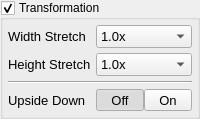
            <widget class="QGroupBox" name="groupBoxTransformation">
             <property name="title">
              <string>Transformation</string>
             </property>
             <property name="checkable">
              <bool>true</bool>
             </property>
             <layout class="QGridLayout" name="gridLayout_20">
              <property name="leftMargin">
               <number>5</number>
              </property>
              <property name="topMargin">
               <number>5</number>
              </property>
              <property name="rightMargin">
               <number>5</number>
              </property>
              <property name="bottomMargin">
               <number>5</number>
              </property>
              <item row="0" column="0">
               <widget class="QFrame" name="frameAspectRatio">
                <layout class="QVBoxLayout" name="verticalLayout_7">
                 <property name="spacing">
                  <number>5</number>
                 </property>
                 <property name="leftMargin">
                  <number>0</number>
                 </property>
                 <property name="topMargin">
                  <number>0</number>
                 </property>
                 <property name="rightMargin">
                  <number>0</number>
                 </property>
                 <property name="bottomMargin">
                  <number>0</number>
                 </property>
                 <item>
                  <layout class="QGridLayout" name="gridLayout_21">
                   <item row="3" column="0">
                    <widget class="QLabel" name="UpsideDownLabel">
                     <property name="font">
                      <font>
                       <pointsize>10</pointsize>
                      </font>
                     </property>
                     <property name="text">
                      <string>Upside Down</string>
                     </property>
                    </widget>
                   </item>
                   <item row="0" column="0">
                    <widget class="QLabel" name="label_8">
                     <property name="font">
                      <font>
                       <pointsize>10</pointsize>
                      </font>
                     </property>
                     <property name="text">
                      <string>Width Stretch</string>
                     </property>
                    </widget>
                   </item>
                   <item row="0" column="1">
                    <widget class="QComboBox" name="comboBoxHStretch">
                     <property name="sizePolicy">
                      <sizepolicy hsizetype="Ignored" vsizetype="Fixed">
                       <horstretch>0</horstretch>
                       <verstretch>0</verstretch>
                      </sizepolicy>
                     </property>
                     <property name="font">
                      <font>
                       <pointsize>10</pointsize>
                      </font>
                     </property>
                     <item>
                      <property name="text">
                       <string>1.0x</string>
                      </property>
                     </item>
                     <item>
                      <property name="text">
                       <string>1.33x</string>
                      </property>
                     </item>
                     <item>
                      <property name="text">
                       <string>1.5x</string>
                      </property>
                     </item>
                     <item>
                      <property name="text">
                       <string>1.75x</string>
                      </property>
                     </item>
                     <item>
                      <property name="text">
                       <string>1.8x</string>
                      </property>
                     </item>
                     <item>
                      <property name="text">
                       <string>2.0x</string>
                      </property>
                     </item>
                    </widget>
                   </item>
                   <item row="1" column="1">
                    <widget class="QComboBox" name="comboBoxVStretch">
                     <property name="sizePolicy">
                      <sizepolicy hsizetype="Ignored" vsizetype="Fixed">
                       <horstretch>0</horstretch>
                       <verstretch>0</verstretch>
                      </sizepolicy>
                     </property>
                     <property name="font">
                      <font>
                       <pointsize>10</pointsize>
                      </font>
                     </property>
                     <property name="layoutDirection">
                      <enum>Qt::LeftToRight</enum>
                     </property>
                     <property name="sizeAdjustPolicy">
                      <enum>QComboBox::AdjustToContentsOnFirstShow</enum>
                     </property>
                     <item>
                      <property name="text">
                       <string>1.0x</string>
                      </property>
                     </item>
                     <item>
                      <property name="text">
                       <string>1.67x</string>
                      </property>
                     </item>
                     <item>
                      <property name="text">
                       <string>3.0x</string>
                      </property>
                     </item>
                     <item>
                      <property name="text">
                       <string>0.33x</string>
                      </property>
                     </item>
                    </widget>
                   </item>
                   <item row="1" column="0">
                    <widget class="QLabel" name="label_7">
                     <property name="sizePolicy">
                      <sizepolicy hsizetype="Fixed" vsizetype="Preferred">
                       <horstretch>0</horstretch>
                       <verstretch>0</verstretch>
                      </sizepolicy>
                     </property>
                     <property name="font">
                      <font>
                       <pointsize>10</pointsize>
                      </font>
                     </property>
                     <property name="text">
                      <string>Height Stretch</string>
                     </property>
                    </widget>
                   </item>
                   <item row="2" column="0" colspan="2">
                    <widget class="Line" name="line_12">
                     <property name="orientation">
                      <enum>Qt::Horizontal</enum>
                     </property>
                    </widget>
                   </item>
                   <item row="3" column="1">
                    <widget class="QFrame" name="toolButtonUpsideDown">
                     <layout class="QHBoxLayout" name="horizontalLayout_29">
                      <property name="spacing">
                       <number>0</number>
                      </property>
                      <property name="leftMargin">
                       <number>0</number>
                      </property>
                      <property name="topMargin">
                       <number>0</number>
                      </property>
                      <property name="rightMargin">
                       <number>0</number>
                      </property>
                      <property name="bottomMargin">
                       <number>0</number>
                      </property>
                      <item>
                       <widget class="ColorToolButton" name="toolButtonUpsideDownOff">
                        <property name="sizePolicy">
                         <sizepolicy hsizetype="Preferred" vsizetype="Fixed">
                          <horstretch>0</horstretch>
                          <verstretch>0</verstretch>
                         </sizepolicy>
                        </property>
                        <property name="font">
                         <font>
                          <pointsize>10</pointsize>
                         </font>
                        </property>
                        <property name="text">
                         <string>Off</string>
                        </property>
                        <property name="checkable">
                         <bool>true</bool>
                        </property>
                        <property name="checked">
                         <bool>true</bool>
                        </property>
                        <property name="autoExclusive">
                         <bool>true</bool>
                        </property>
                       </widget>
                      </item>
                      <item>
                       <widget class="ColorToolButton" name="toolButtonUpsideDownOn">
                        <property name="sizePolicy">
                         <sizepolicy hsizetype="Preferred" vsizetype="Fixed">
                          <horstretch>0</horstretch>
                          <verstretch>0</verstretch>
                         </sizepolicy>
                        </property>
                        <property name="font">
                         <font>
                          <pointsize>10</pointsize>
                         </font>
                        </property>
                        <property name="text">
                         <string>On</string>
                        </property>
                        <property name="checkable">
                         <bool>true</bool>
                        </property>
                        <property name="autoExclusive">
                         <bool>true</bool>
                        </property>
                       </widget>
                      </item>
                     </layout>
                    </widget>
                   </item>
                  </layout>
                 </item>
                </layout>
               </widget>
              </item>
             </layout>
            </widget>
